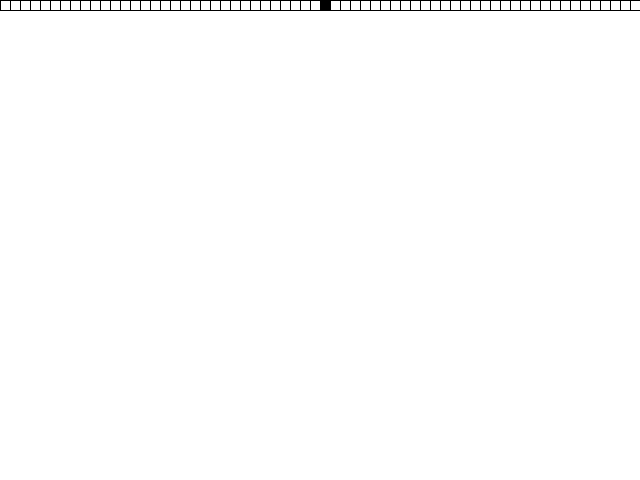
Frame 1 (no input)
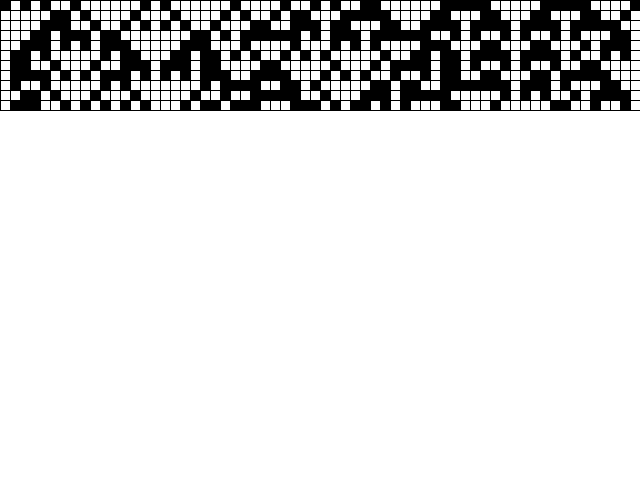
Frame 60 (the mouse pressed at the canvas centre just before this capture)
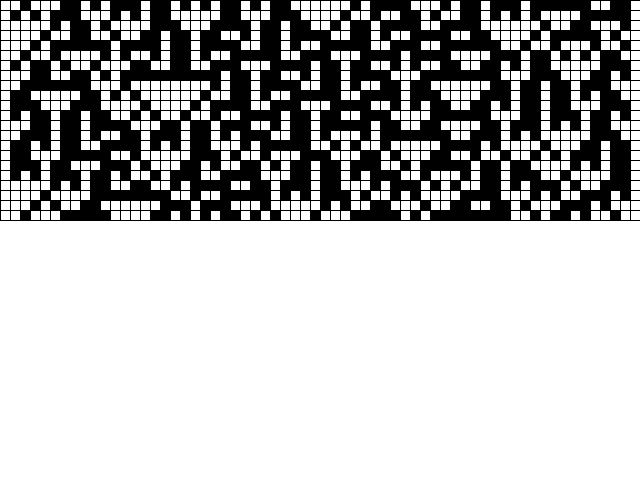
Frame 120 (the mouse held since frame 60 and released just before this capture)

The Processing sketch that drew these frames (run headless with seeded random() and noise(); from frame 60 on, the mouse is pressed at the canvas centre):

// Processing sketch: e_7_2_CA_with_random_seed
// ── e_7_2_CA_with_random_seed.pde
import java.util.Arrays;

CA myCA;

void setup() {
  frameRate(10);
  size(640, 480);
  background(255);
  myCA = new CA(); 
}

void draw() {
  myCA.run();
}

// ── CA.pde
class CA {
  int[] cells;
  int[] ruleset;
  int w = 10;

  //The CA should keep track of how many generations.

  int generation = 0;

  CA() {
    cells = new int[width/w];
    ruleset = new int[]{0, 1, 0, 1, 1, 0, 1, 0};
    cells[cells.length/2] = 1;
  }

  void display() {
    for (int i = 0; i < cells.length; i++) {
      if (cells[i] == 1) fill(0);
      else               fill(255);

      //Set the y-location according to the generation.

      rect(i*w, generation*w, w, w);
    }
  }

  void run() {
    display();
    generate();
  }

  //Function to compute the next generation

  void generate() {
    int[] nextgen = new int[cells.length];
    for (int i = 1; i < cells.length-1; i++) {
      int left   = cells[i-1];
      int me     = cells[i];
      int right  = cells[i+1];
      nextgen[i] = rules(left, me, right);
    }
    cells = nextgen;

    //Increment the generation counter.

    generation++;

    if (generation * w > height) {
      background(255);
      cells = new int[width/w];
      generation = 0;
      randomizeSeed();
    }
  }

  int rules(int a, int b, int c) {
    String s = "" + a + b + c;
    int index = Integer.parseInt(s, 2);
    return ruleset[index];
  }

  void randomizeRules() {
    for (int i = 0; i < ruleset.length; i++) {
      ruleset[i] = floor(random(2));
    }
    println(Arrays.toString(ruleset));
  }

  void randomizeSeed() {
    for (int i = 0; i < cells.length; i++) {
      cells[i] = floor(random(2));
    }
  }
}
